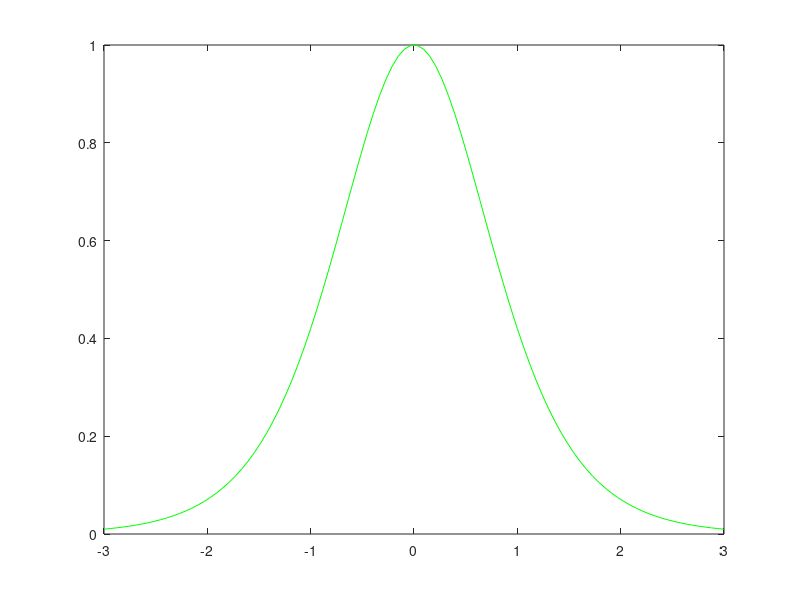

MATLAB code to generate this figure: (Note: this script raises an error after producing the figure.)
function demo_20250523_example_1()
   h=0.01;
   x=linspace(-3,3);
   f=inline('tanh(x)');
   phy_h=(f(x+h)-f(x-h))/(2*h);
   phy_2h=(f(x+h/2)-f(x-h/2))/(2*h/2);
   f_plum=phy_2h+1/3*(phy_2h-phy_h);
   plot(x,f_plum,'g');hold on;
   x=sym('x');
   f=inline('tanh(x)');
   sx=diff(tanh(x));
   fx=inline(sx);
   a=linspace(-3,3);
   plot(a,f(a),'b');hold on;plot(a,fx(a),'g')
   mean((f_plum-fx(a)).^2)